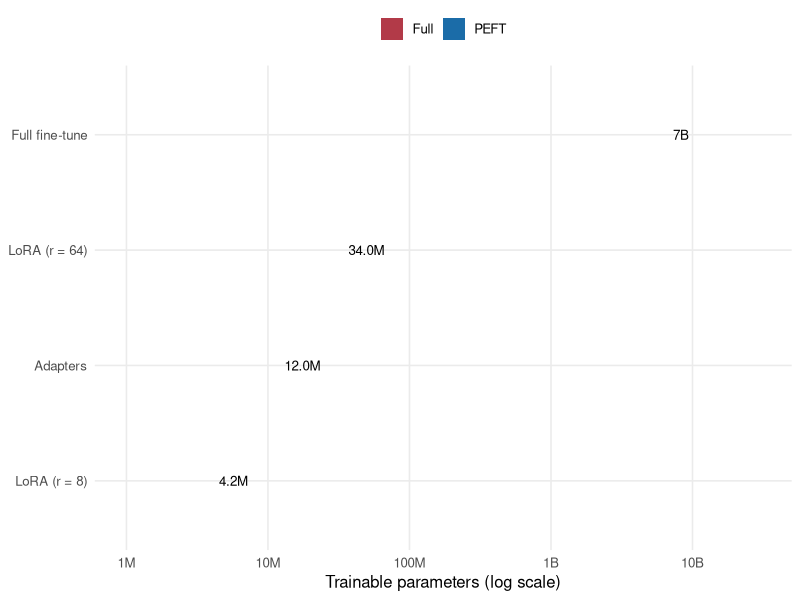

Generate this figure with R:
## ---- chunk 1
#| label: fig-trainable-params
#| fig-cap: "Illustrative trainable-parameter counts for four customisation methods applied to a seven-billion-parameter base model, on a log scale. LoRA and QLoRA train the same small set of parameters (QLoRA's saving is in memory, not in parameter count), a few million against the roughly seven billion of a full fine-tune. The gap of three to four orders of magnitude is why parameter-efficient methods dominate when a behavior gap must be closed on modest hardware. Counts are illustrative and vary with adapter rank, targeted modules, and base size."
#| echo: false
#| fig-width: 7
#| fig-height: 3.8
library(ggplot2)
library(tibble)
tp <- tibble::tribble(
  ~method,           ~params, ~kind,
  "LoRA (r = 8)",      4.2e6, "PEFT",
  "Adapters",         12.0e6, "PEFT",
  "LoRA (r = 64)",    34.0e6, "PEFT",
  "Full fine-tune",    7.0e9, "Full"
)
tp$method <- factor(tp$method, levels = tp$method[order(tp$params)])
fmt <- scales::label_number(scale_cut = scales::cut_short_scale())
ggplot(tp, aes(method, params, fill = kind)) +
  geom_col(width = 0.65) +
  geom_text(aes(label = fmt(params)), hjust = -0.15, size = 3.4) +
  scale_y_log10(limits = c(1e6, 3e10), labels = fmt) +
  scale_fill_manual(values = c("PEFT" = "#1b6ca8", "Full" = "#b23a48")) +
  coord_flip() +
  labs(x = NULL, y = "Trainable parameters (log scale)",
       fill = NULL) +
  theme_minimal(base_size = 12) +
  theme(legend.position = "top",
        panel.grid.minor = element_blank())
